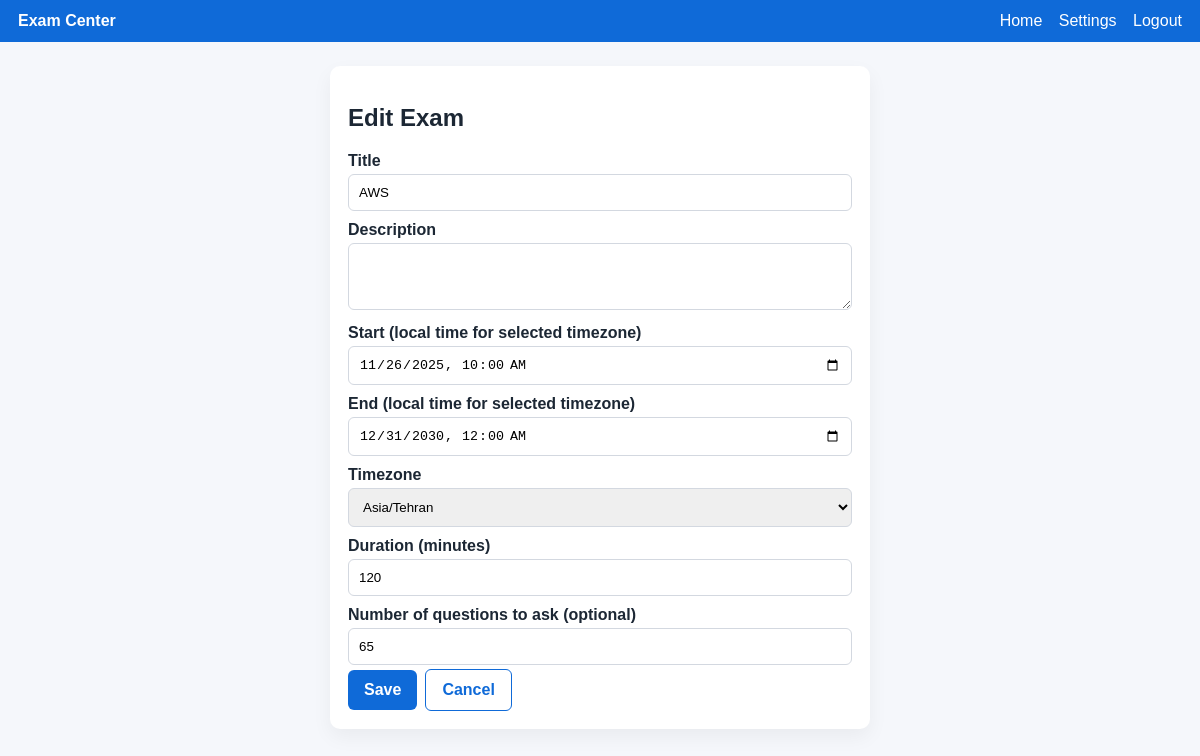
Screenshot of /instructor/exams/7/edit (signed in) with the database file from the repository.
### app/models/__init__.py (models this page shows, shortened)
class Exam(db.Model):
    id = db.Column(db.Integer, primary_key=True)
    title = db.Column(db.String(200), nullable=False)
    description = db.Column(db.Text)
    start_at = db.Column(db.DateTime, nullable=False)
    end_at = db.Column(db.DateTime, nullable=False)
    duration_minutes = db.Column(db.Integer, nullable=False)
    created_by = db.Column(db.Integer, db.ForeignKey("user.id"), nullable=False)
    tenant_id = db.Column(db.Integer, db.ForeignKey("tenant.id"), nullable=False)
    tenant = db.relationship("Tenant")
    creator = db.relationship("User", foreign_keys=[created_by])
    timezone = db.Column(db.String(64), nullable=False, default="UTC")
    deleted_at = db.Column(db.DateTime)
    question_limit = db.Column(db.Integer)
    is_closed = db.Column(db.Boolean, default=False)
    closed_at = db.Column(db.DateTime)
    questions = db.relationship("Question", backref="exam", cascade="all, delete-orphan")

### app/controllers/instructor.py (the view, shortened to what this page needs)
@bp.route("/instructor/exams/<int:exam_id>/edit", methods=["GET", "POST"])
@login_required(role=["instructor", "admin"])
def edit_exam(exam_id):
    user = get_current_user()
    exam = db.session.get(Exam, exam_id)
    if not exam or exam.deleted_at:
        abort(404)
    if user.role != "admin" and (exam.created_by != user.id or exam.tenant_id != user.tenant_id):
        abort(403)
    start_val = fmt_datetime_local_input(exam.start_at, exam.timezone or "UTC")
    end_val = fmt_datetime_local_input(exam.end_at, exam.timezone or "UTC")
    return render_template(
        "exam_edit.html",
        exam=exam,
        start_val=start_val,
        end_val=end_val,
        timezone_options=TIMEZONE_OPTIONS,
    )

### app/controllers/core.py (called while the page is built)
@bp.before_app_request
def log_access():
    if request.path.startswith("/static"):
        return
    user = get_current_user()
    tenant_id = user.tenant_id if user else None
    ip = request.headers.get("X-Forwarded-For", request.remote_addr)
    try:
        entry = AccessLog(
            ip=ip,
            path=request.path[:400],
            method=request.method,
            user_agent=(request.headers.get("User-Agent") or "")[:400],
            user_id=user.id if user else None,
            tenant_id=tenant_id,
        )
        db.session.add(entry)
        db.session.commit()
    except Exception:
        db.session.rollback()

### app/services/timezone.py (called while the page is built)
def to_local(dt: datetime | None, tz_name: str) -> datetime | None:
    if not dt:
        return dt
    try:
        tz = ZoneInfo(tz_name)
    except Exception:  # pragma: no cover
        tz = timezone.utc
    if dt.tzinfo is None:
        dt = dt.replace(tzinfo=timezone.utc)
    return dt.astimezone(tz)

def fmt_datetime_local_input(dt: datetime | None, tz_name: str) -> str:
    if not dt:
        return ""
    local = to_local(dt if dt.tzinfo else dt.replace(tzinfo=timezone.utc), tz_name)
    return local.strftime("%Y-%m-%dT%H:%M")

### app/utils/auth.py (called while the page is built)
def get_current_user():
    uid = session.get("user_id")
    if not uid:
        return None
    return db.session.get(User, uid)

def login_required(role=None):
    def decorator(func):
        @wraps(func)
        def wrapper(*args, **kwargs):
            user = get_current_user()
            if not user:
                flash("Please log in first.")
                return redirect(url_for("auth.login"))
            if role:
                allowed = {role} if isinstance(role, str) else set(role)
                if user.role != "admin" and user.role not in allowed:
                    abort(403)
            return func(*args, **kwargs)
        return wrapper
    return decorator

### templates/exam_edit.html
{% extends "layout.html" %}
{% block content %}
<section class="card narrow">
  <h2>Edit Exam</h2>
  <form method="post">
    <label>Title
      <input type="text" name="title" value="{{ exam.title }}" required>
    </label>
    <label>Description
      <textarea name="description" rows="3">{{ exam.description }}</textarea>
    </label>
    <label>Start (local time for selected timezone)
      <input type="datetime-local" name="start_at" value="{{ start_val }}" required>
    </label>
    <label>End (local time for selected timezone)
      <input type="datetime-local" name="end_at" value="{{ end_val }}" required>
    </label>
    <label>Timezone
      <select name="timezone">
        {% for tz in timezone_options %}
          <option value="{{ tz }}" {% if tz == exam.timezone %}selected{% endif %}>{{ tz }}</option>
        {% endfor %}
      </select>
    </label>
    <label>Duration (minutes)
      <input type="number" name="duration_minutes" min="1" value="{{ exam.duration_minutes }}" required>
    </label>
    <label>Number of questions to ask (optional)
      <input type="number" name="question_limit" min="1" value="{{ exam.question_limit or '' }}" placeholder="Leave empty to ask all questions">
    </label>
    <div class="actions">
      <button type="submit" class="btn">Save</button>
      <a class="btn ghost" href="{{ url_for('instructor.instructor_dashboard') }}">Cancel</a>
    </div>
  </form>
</section>
{% endblock %}

### static/style.css (style rules this page uses)
* { box-sizing: border-box; }
body { font-family: Arial, sans-serif; margin: 0; background: #f5f7fb; color: #1c2734; }
a { color: #0f6ad8; text-decoration: none; }
.card { background: #fff; border-radius: 10px; padding: 18px; box-shadow: 0 8px 20px rgba(0,0,0,0.05); margin-bottom: 16px; }
.narrow { max-width: 540px; margin: 0 auto; }
form label { display: block; font-weight: 600; margin: 10px 0 4px; }
input, textarea, select { width: 100%; padding: 10px; border: 1px solid #d3d8e0; border-radius: 6px; margin-top: 4px; }
button, .btn { display: inline-block; padding: 10px 16px; border: none; border-radius: 6px; background: #0f6ad8; color: #fff; cursor: pointer; font-weight: 700; font-family: inherit; font-size: 1em; line-height: 1.2; text-decoration: none; }
button.ghost, .btn.ghost { background: transparent; color: #0f6ad8; border: 1px solid #0f6ad8; }
.actions { display: flex; gap: 8px; justify-content: flex-end; align-items: center; flex-wrap: wrap; }
.card .actions { justify-content: flex-start; }
.ghost { background: transparent; }

### rows the page displays
Exam: title "AWS", timezone "Asia/Tehran", duration_minutes "120", question_limit "65"
